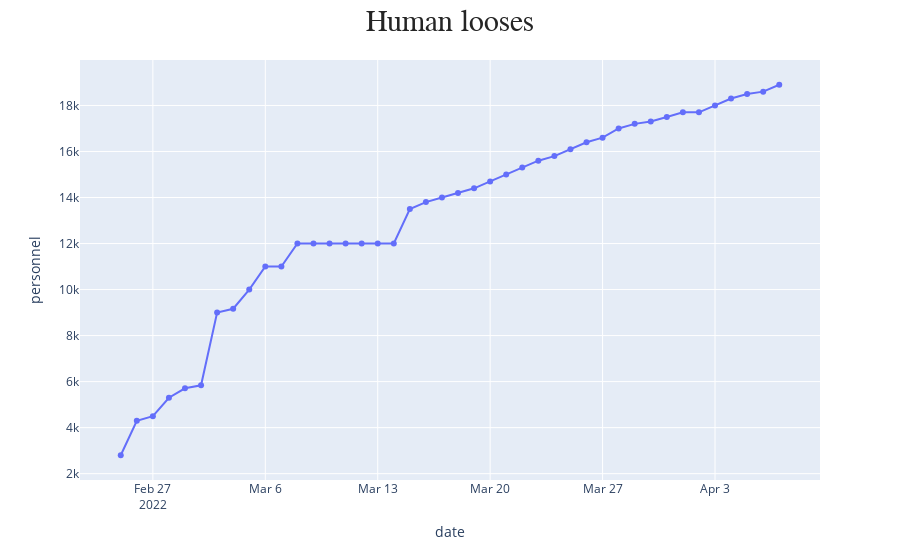

The notebook cell this image was saved under:
### Markdown cell above
## Analyze total human and equipment looses

### Code cell
# Human looses

df1 = human_losses
fig = px.line(df1, x = df1['date'], y = df1['personnel'], markers=True)


# Create a title

annotations = []
annotations.append(dict(xref='paper', yref='paper', x=0.5, y=1.05, xanchor='center', yanchor = 'bottom', text='Human looses', font = dict(family='Arial', size = 30 , color = 'rgb(37,37,37)'), showarrow = False))

fig.update_layout(annotations=annotations)
fig.show()

### Figure 1 — Plotly figure (JSON) as saved in the notebook; plotly's stock layout.template omitted (floating-point values rounded to 4 significant figures)
{"data": [{"hovertemplate": "date=%{x}<br>personnel=%{y}<extra></extra>", "legendgroup": "", "line": {"color": "#636efa", "dash": "solid"}, "marker": {"symbol": "circle"}, "mode": "markers+lines", "name": "", "orientation": "v", "showlegend": false, "type": "scatter", "x": ["2022-02-25", "2022-02-26", "2022-02-27", "2022-02-28", "2022-03-01", "2022-03-02", "2022-03-03", "2022-03-04", "2022-03-05", "2022-03-06", "2022-03-07", "2022-03-08", "2022-03-09", "2022-03-10", "2022-03-11", "2022-03-12", "2022-03-13", "2022-03-14", "2022-03-15", "2022-03-16", "2022-03-17", "2022-03-18", "2022-03-19", "2022-03-20", "2022-03-21", "2022-03-22", "2022-03-23", "2022-03-24", "2022-03-25", "2022-03-26", "2022-03-27", "2022-03-28", "2022-03-29", "2022-03-30", "2022-03-31", "2022-04-01", "2022-04-02", "2022-04-03", "2022-04-04", "2022-04-05", "2022-04-06", "2022-04-07"], "xaxis": "x", "y": [2800, 4300, 4500, 5300, 5710, 5840, 9000, 9166, 10000, 11000, 11000, 12000, 12000, 12000, 12000, 12000, 12000, 12000, 13500, 13800, 14000, 14200, 14400, 14700, 15000, 15300, 15600, 15800, 16100, 16400, 16600, 17000, 17200, 17300, 17500, 17700, 17700, 18000, 18300, 18500, 18600, 18900], "yaxis": "y"}], "layout": {"annotations": [{"font": {"color": "rgb(37,37,37)", "family": "Arial", "size": 30}, "showarrow": false, "text": "Human looses", "x": 0.5, "xanchor": "center", "xref": "paper", "y": 1.05, "yanchor": "bottom", "yref": "paper"}], "legend": {"tracegroupgap": 0}, "margin": {"t": 60}, "xaxis": {"anchor": "y", "domain": [0, 1], "title": {"text": "date"}}, "yaxis": {"anchor": "x", "domain": [0, 1], "title": {"text": "personnel"}}}}
